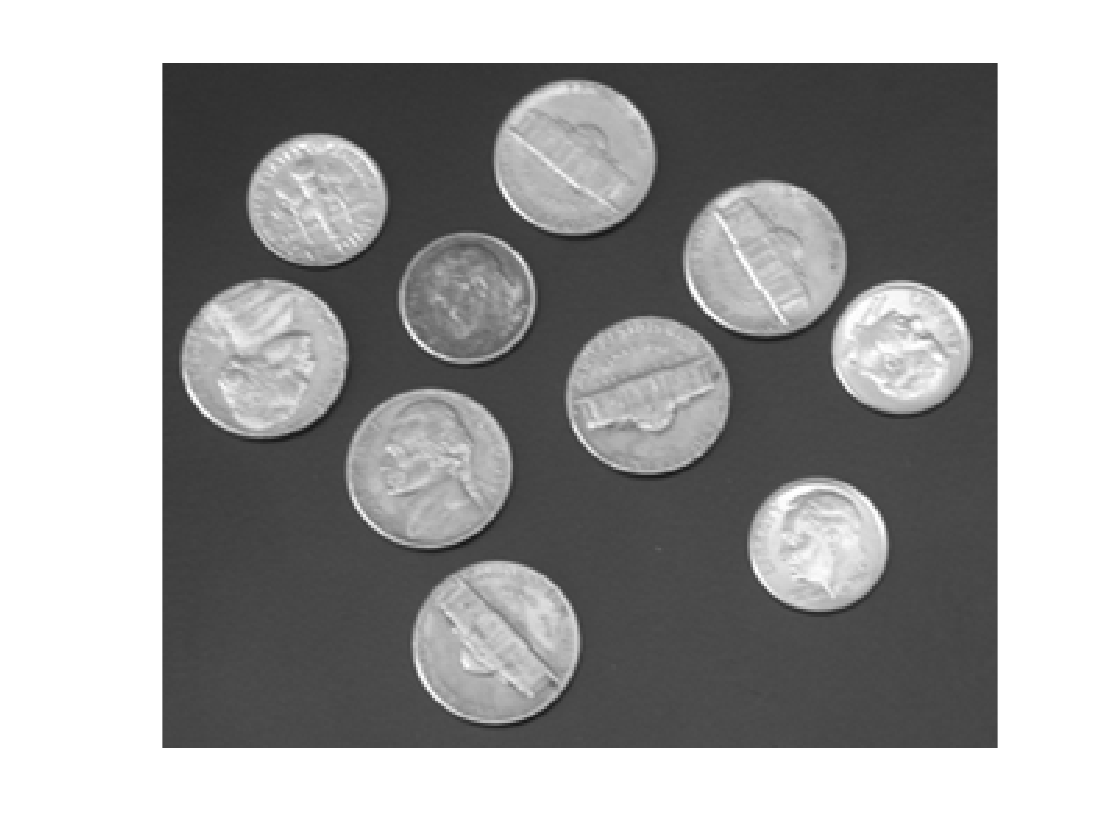
%> input picture Project1/Coins.png, 1120 x 840 px
$ octave DIP_MiniProject_Problem1_Coins.m   (GNU Octave 9; MATLAB toolbox functions it lacks are replaced by stand-ins)
%> lines starting %> are read from the running program, lines starting %| are printed output that depends on the picture
%DIP Project. Anshuman and Aly
%Coins, Problem 1
clc;
clear;
close all;

I = imread("Coins.png");
%> I is the input picture: size 840x1120x3 uint8; min 23, max 255, mean 162.6
sz = size(I);
%> sz = [840 1120 3]

figure(1);
subplot(2,2,1), imhist(I);
title("Original Image")
%Imax = max(I, [],"all");
%Imin = min(I, [], "all");


J = imadjust(I,[10/255,250/255],[]);
subplot(2,2,2), imhist(J);
title("Contrast stretched 10-250")

%gamma = 0.5
gamma = 0.5;
K = imadjust(I, [10/255 250/255], [], gamma);
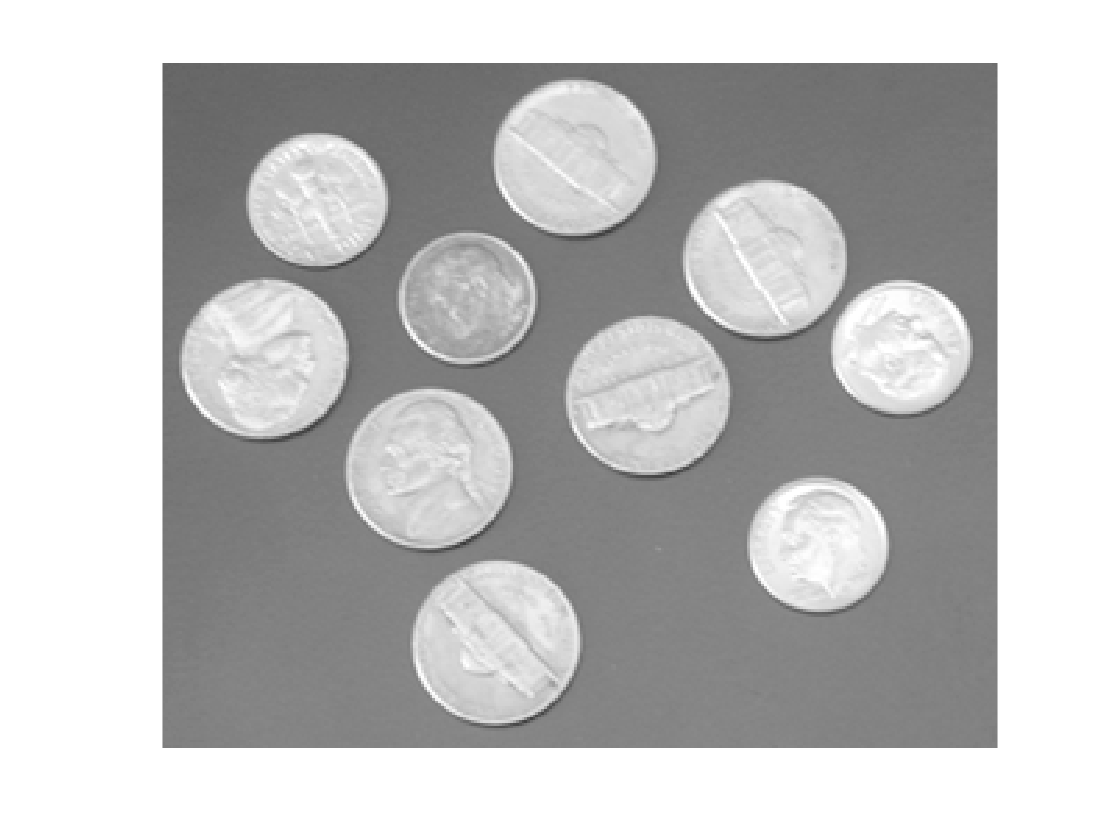
%> K: size 840x1120x3 uint8; min 59, max 255, mean 192.7
subplot(2,2,3), imhist(K);
title("gamma set to 0.5");
%gamma = 2
gamma = 2.0;
L = imadjust(I, [10/255 250/255], [], gamma);
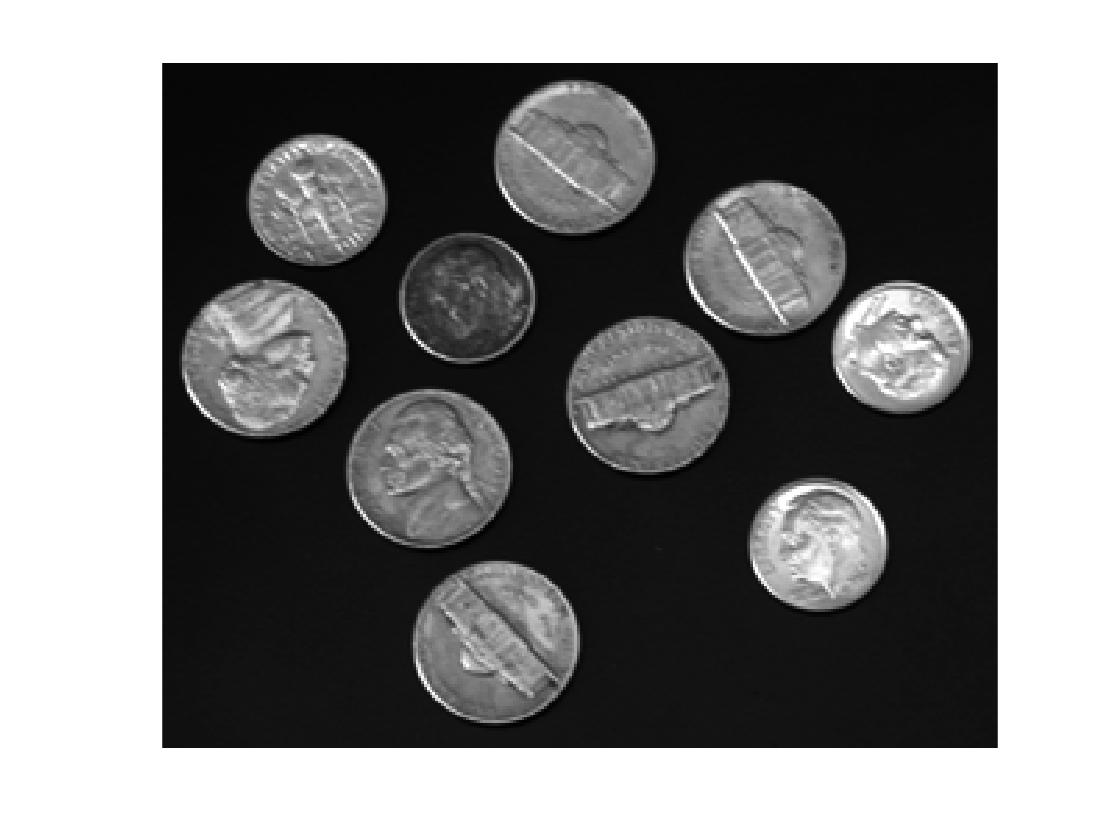
%> L: size 840x1120x3 uint8; min 1, max 255, mean 131.5
subplot(2,2,4), imhist(L);
title("gamma set to 2");
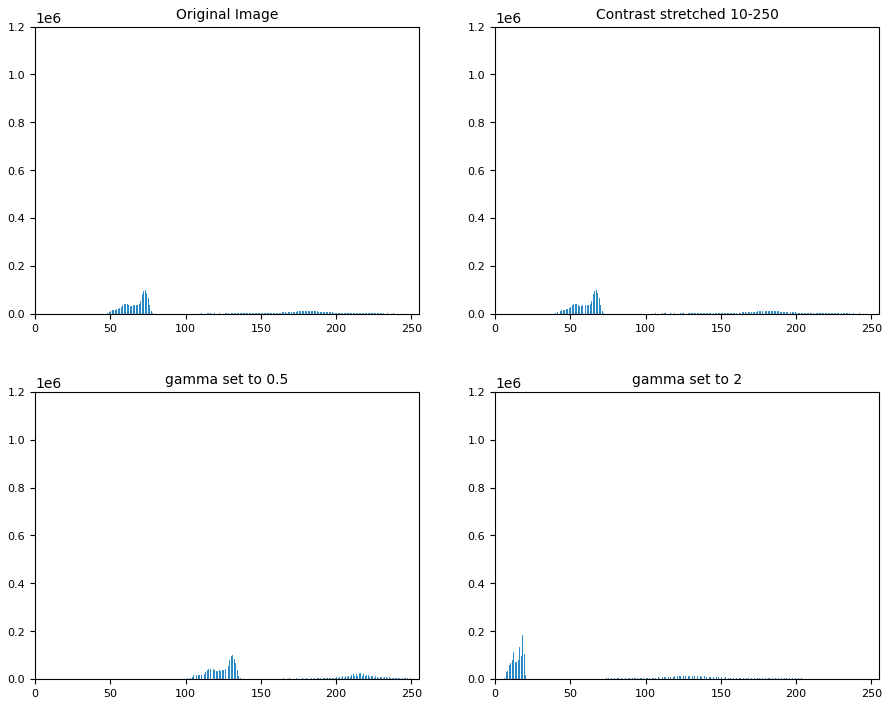
%> figure redrawn from the program's plot data, 4 panels; panel 1: highest point at x = 255, y = 1105962; panel 2: highest point at x = 255, y = 1109412

figure(2)
subplot(1,3,1),imshow(I);
title("Original");
%NEGATIVE
M = 2^8;
neg = (M - 1) - I;
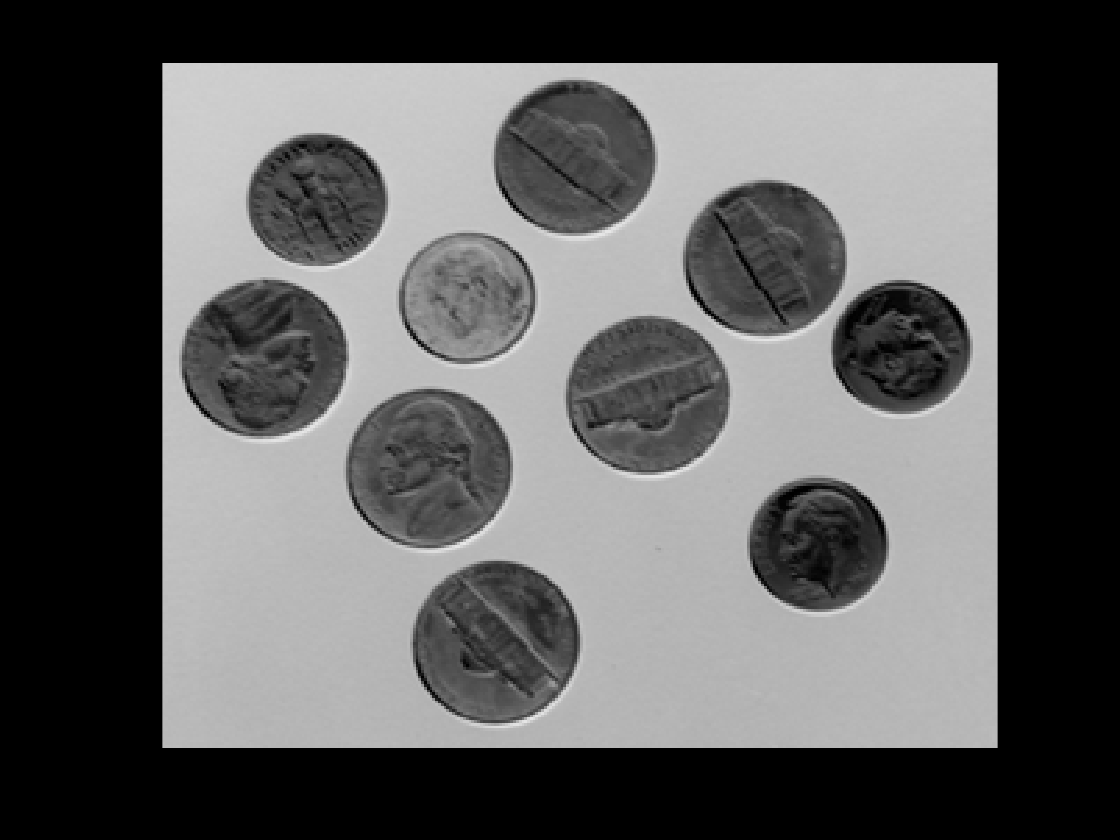
%> neg: size 840x1120x3 uint8; min 0, max 232, mean 92.4
subplot(1,3,2),imshow(neg);
title("Negative");

%HISTOGRAM EQUALIZATION
N = histeq(I);
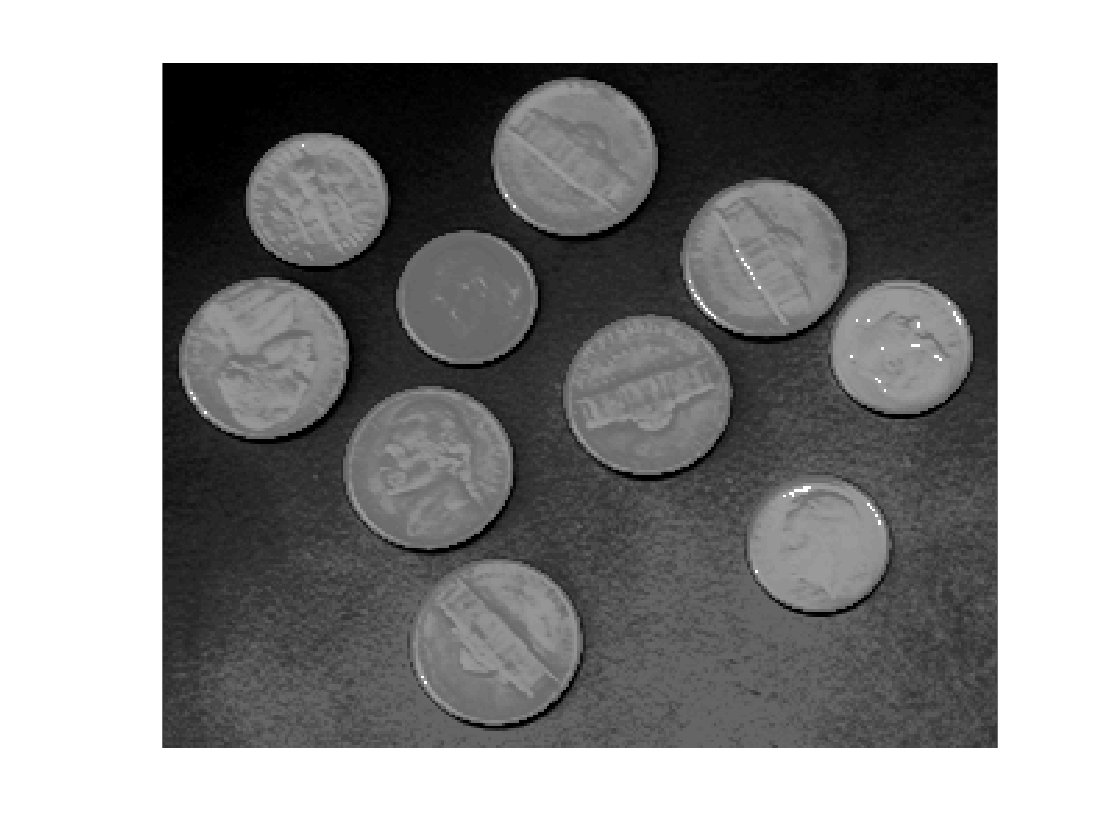
%> N: size 840x1120x3 uint8; min 0, max 255, mean 146.3
subplot(1,3,3),imshow(N);
title("Histogram Equalization")
